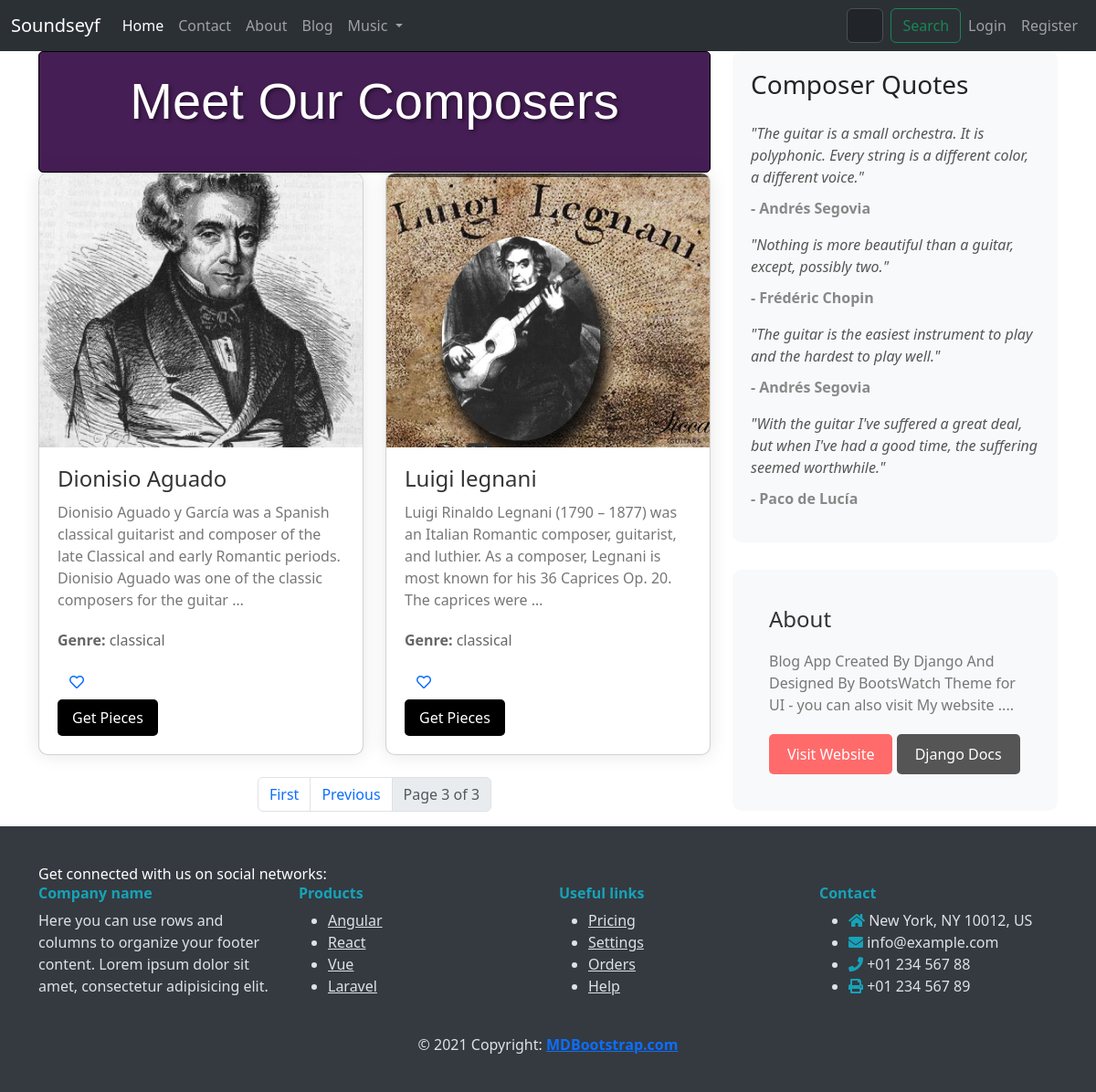
Page /music/composers?page=3 on the earlier database version.
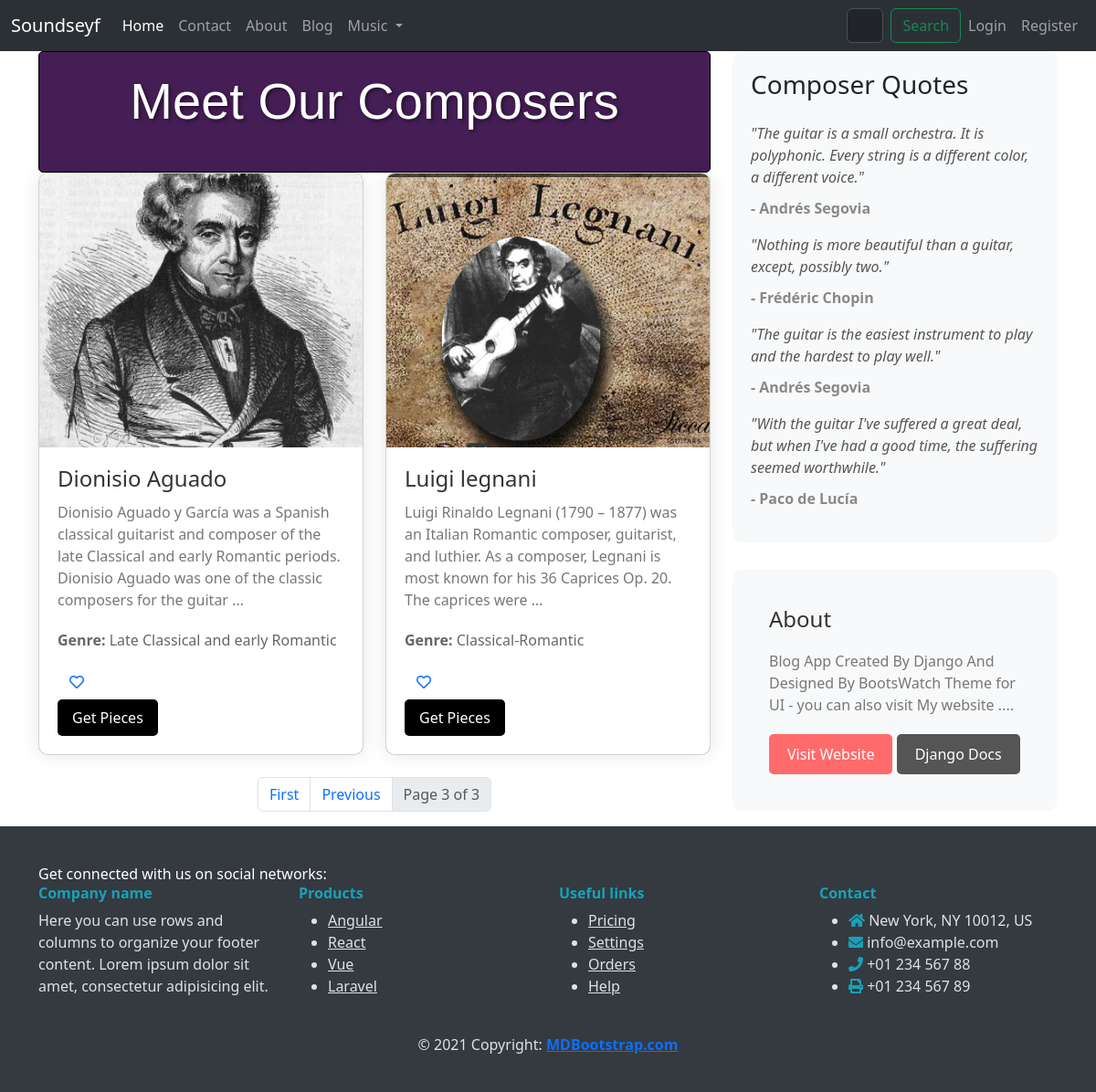
Same page on the later database version.
### music/models.py (models this page shows, shortened)
class Composer(models.Model):
    name = models.CharField(max_length=255,null=True,blank=True)
    biography = models.TextField(null=True, blank=True)
    image = models.ImageField(upload_to="Composers/" , default="default.jpg")
    genre = models.CharField(max_length=255,null=True,blank=True)
    nationality = models.CharField(blank=True,null=True,max_length=255)

### music/views.py (the view)
# urls.py: path('composers',ComposersView , name="composers" ),
def ComposersView(request):
    composers = Composer.objects.all()
    p = Paginator(composers,10)
    try:
        page_number = request.GET.get('page')
        composers = p.get_page(page_number)
    except EmptyPage:
        composers = composers.get_page(1)
    except PageNotAnInteger:
        composers = composers.get_page(1)
    if request.user.is_authenticated:
         favorited_composer_ids = set(request.user.favoritecomposer_set.values_list('composer__id', flat=True))
         context = {"composers": composers, "favorited_composer_ids": favorited_composer_ids}
         return render(request,'music/composers.html',context)
    else:
         context = {"composers": composers}
         return render(request,'music/composers.html',context)

### templates/music/composers.html (shortened to what this page needs)
{% extends "base.html" %}
{% load static %}
{% load thumbnail %}
{% block content %}
<div class="container">
  <div class="row">
    <div class="col-md-8">
      <div style="background-color: #461e56; border: 1px solid #000000; border-radius: 5px; padding: 20px;">
        <h2 class="card-title text-center mb-4" style="font-size: 3.5rem; font-family: 'Oswald', sans-serif; color: #ffffff; text-shadow: 2px 2px 4px rgba(0, 0, 0, 0.5);">Meet Our Composers</h2>
    </div>      <div class="row">
        {% for composer in composers %}
        <div class="col-md-6 mb-4">
          <div class="card composer-card">
            <img src="{% thumbnail composer.image "600x400" crop="center" as im %}{{ im.url }}{% endthumbnail %}"
              alt="{{ composer.name }}" class="card-img-top composer-image">
            <div class="composer-details">
              <a style="text-decoration: none;" href="{% url 'music:pieces' cid=composer.id %}"><h3 class="card-title composer-name">{{ composer.name }}</h3></a>
              <p class="card-text composer-bio">{{ composer.biography|truncatewords:30 }}</p>
              <p class="composer-genre"><strong>Genre:</strong> {{ composer.genre }}</p>
              <form action="{% url 'music:Favorites' composer_id=composer.id %}" method="post">
                <button type="submit" class="btn btn-link composer-like-button" aria-label="Favorite Composer">
                  {% if composer.id in favorited_composer_ids %}
                    <i class="fas fa-heart text-danger"></i>
                  {% else %}
                    <i class="far fa-heart"></i>
                  {% endif %}
                </button>
              </form>
              <a href="{% url 'music:pieces' cid=composer.id %}"
                class="btn btn-primary composer-button">Get Pieces</a>
            </div>
          </div>
        </div>
        {% endfor %}
      </div>
      <nav aria-label="Pagination">
        <ul class="pagination justify-content-center">
          {% if composers.has_previous %}
          <li class="page-item">
            <a class="page-link" href="?page=1">First</a>
          </li>
          <li class="page-item">
            <a class="page-link" href="?page={{ composers.previous_page_number }}">Previous</a>
          </li>
          {% endif %}
          <li class="page-item disabled">
            <a class="page-link" href="#">Page {{ composers.number }} of {{ composers.paginator.num_pages }}</a>
          </li>
        </ul>
      </nav>
    </div>
    <div class="col-md-4">
      <div class="quote-card">
        <h3 class="mb-4">Composer Quotes</h3>
        <ul class="list-unstyled">
          <li>
            <p class="quote-text">"The guitar is a small orchestra. It is polyphonic. Every string is a different color, a different voice."</p>
            <p class="quote-author">- Andrés Segovia</p>
          </li>
          <li>
            <p class="quote-text">"Nothing is more beautiful than a guitar, except, possibly two."</p>
            <p class="quote-author">- Frédéric Chopin</p>
          </li>
          <li>
            <p class="quote-text">"The guitar is the easiest instrument to play and the hardest to play well."</p>
            <p class="quote-author">- Andrés Segovia</p>
          </li>
          <li>
            <p class="quote-text">"With the guitar I've suffered a great deal, but when I've had a good time, the suffering seemed worthwhile."</p>
            <p class="quote-author">- Paco de Lucía</p>
          </li>
        </ul>
      </div>
      <div class="about-section">
        <h3 class="about-header">About</h3>
        <p class="about-text">Blog App Created By Django And Designed By BootsWatch Theme for UI - you can also visit My website ....</p>
        <a href="https://bekbrace.com" class="btn btn-danger visit-website-button">Visit Website</a>
        <a href="https://docs.djangoproject.com/en/3.1" class="btn btn-secondary visit-website-button" style="background-color: #555;">Django Docs</a>
      </div>
    </div>
  </div>
</div>
{% endblock %}

### templates/base.html (shortened to what this page needs)
{% load static %}
{% load thumbnail %}
<!doctype html>
<html lang="en">
<head>
    <link href="https://cdn.jsdelivr.net/npm/bootstrap@5.3.3/dist/css/bootstrap.min.css" rel="stylesheet"
>
    <link rel="stylesheet" href="{% static 'css/footer.css' %}">
    <link rel="stylesheet" href="https://cdnjs.cloudflare.com/ajax/libs/font-awesome/5.15.4/css/all.min.css">
</head>
<body data-bs-theme="light">
    <nav class="navbar navbar-expand-lg bg-body-tertiary" data-bs-theme="dark">
        <div class="container-fluid">
            <a class="navbar-brand" href="{% url 'website:index' %}">Soundseyf</a>
            <div class="collapse navbar-collapse" id="navbarSupportedContent">
                <ul class="navbar-nav me-auto mb-2 mb-lg-0">
                    <li class="nav-item">
                        <a class="nav-link active" aria-current="page" href="{% url 'website:index' %}">Home</a>
                    </li>
                    <li class="nav-item">
                        <a class="nav-link" href="{% url 'website:contact' %}">Contact</a>
                    </li>
                    <li class="nav-item">
                        <a class="nav-link" href="{% url 'website:about' %}">About</a>
                    </li>
                    <li class="nav-item">
                        <a class="nav-link" href="{% url 'blog:blog-home' %}">Blog</a>
                    </li>
                    <li class="nav-item dropdown">
                        <a class="nav-link dropdown-toggle" href="#" role="button" data-bs-toggle="dropdown"
                            aria-expanded="false">
                            Music
                        </a>
                    </li>
                </ul>
                <form style="padding-left: 45%;" method="get" class="d-flex me-auto" role="search"
                    action="{% url 'music:search' %}">
                    <input class="form-control me-2" name="s" type="search" placeholder="Search Composer fullname"
                        aria-label="Search" list="composer-list">
                    <button class="btn btn-outline-success" type="submit">Search</button>
                </form>
                <ul class="navbar-nav ms-auto">
                    {% if request.user.is_authenticated %}
                    <li class="nav-item dropdown">
                        <a class="nav-link dropdown-toggle" href="#" id="userDropdown" role="button"
                            data-bs-toggle="dropdown" aria-expanded="false">
                            {{ request.user.username }}
                        </a>
                        <ul class="dropdown-menu dropdown-menu-end" aria-labelledby="userDropdown">
                            <li><a class="dropdown-item" href="{% url 'music:Likes' %}">Favorites</a></li>
                            <li>
                                <hr class="dropdown-divider">
                            </li>
                            <li><a class="dropdown-item" href="{% url 'accounts:logout' %}">Logout</a></li>
                        </ul>
                    </li>
                    {% else %}
                    <li class="nav-item">
                        <a class="nav-link btn btn-primary" href="{% url 'accounts:login' %}">Login</a>
                    </li>
                    <li class="nav-item">
                        <a class="nav-link btn btn-success" href="{% url 'accounts:register' %}">Register</a>
                    </li>
                    {% endif %}
                </ul>
            </div>
        </div>
    </nav>
    {% block content %}
    {% endblock content %}
    <footer class="special-footer">
        <section class="social-media-section">
            <div class="container">
                <div class="row justify-content-center align-items-center">
                    <div class="col-lg-6 text-lg-start">
                        <p class="social-media-text">Get connected with us on social networks:</p>
                    </div>
                </div>
            </div>
        </section>
        <section class="links-section">
            <div class="container">
                <div class="row">
                    <div class="col-md-3 col-lg-3 col-xl-3 mb-4">
                        <h6 class="footer-heading">Company name</h6>
                        <p>Here you can use rows and columns to organize your footer content. Lorem ipsum dolor sit
                            amet, consectetur adipisicing elit.</p>
                    </div>
                    <div class="col-md-3 col-lg-3 col-xl-3 mb-4">
                        <h6 class="footer-heading">Products</h6>
                        <ul class="footer-links">
                            <li><a href="#!">Angular</a></li>
                            <li><a href="#!">React</a></li>
                            <li><a href="#!">Vue</a></li>
                            <li><a href="#!">Laravel</a></li>
                        </ul>
                    </div>
                    <div class="col-md-3 col-lg-3 col-xl-3 mb-4">
                        <h6 class="footer-heading">Useful links</h6>
                        <ul class="footer-links">
                            <li><a href="#!">Pricing</a></li>
                            <li><a href="#!">Settings</a></li>
                            <li><a href="#!">Orders</a></li>
                            <li><a href="#!">Help</a></li>
                        </ul>
                    </div>
                    <div class="col-md-3 col-lg-3 col-xl-3 mb-4">
                        <h6 class="footer-heading">Contact</h6>
                        <ul class="footer-contact">
                            <li><i class="fas fa-home"></i> New York, NY 10012, US</li>
                            <li><i class="fas fa-envelope"></i> info@example.com</li>
                            <li><i class="fas fa-phone"></i> +01 234 567 88</li>
                            <li><i class="fas fa-print"></i> +01 234 567 89</li>
                        </ul>
                    </div>
                </div>
            </div>
        </section>
        <section class="copyright-section">
            <div class="container text-center">
                <p class="mb-0">© 2021 Copyright: <a href="https://mdbootstrap.com/" class="fw-bold">MDBootstrap.com</a>
                </p>
            </div>
        </section>
    </footer>
</body>
</html>
{% load sweetify %}

### statics/css/footer.css (style rules this page uses)
.special-footer { background-color: #343a40; color: #dee2e6; padding-top: 40px; padding-bottom: 40px; }
.social-media-text { margin-bottom: 0; color: #fff; }
.footer-heading { font-weight: bold; color: #17a2b8; }
.footer-links a, .footer-contact a { color: #dee2e6; }
.footer-contact i { color: #17a2b8; }
.special-footer { position: relative; }

### templates/music/composers.html (style rules this page uses)
.composer-card { background-color: #fff; border-radius: 10px; box-shadow: 0 0 20px rgba(0, 0, 0, 0.1); overflow: hidden; transition: transform 0.3s ease; }
.composer-image { width: 100%; height: 300px; object-fit: cover; }
.composer-details { padding: 20px; }
.composer-name { font-size: 1.5rem; color: #333; margin-bottom: 10px; }
.composer-genre { font-size: 1rem; color: #666; margin-bottom: 15px; }
.composer-bio { font-size: 1rem; color: #777; margin-bottom: 20px; }
.composer-button { background-color: #000000; color: #fff; border: none; padding: 8px 16px; border-radius: 5px; font-size: 1rem; transition: background-color 0.3s ease; }
.quote-card { background-color: #f8f9fa; border-radius: 10px; padding: 20px; margin-bottom: 20px; }
.quote-text { font-style: italic; color: #555; margin-bottom: 10px; }
.quote-author { font-weight: bold; color: #888; }
.about-section { background-color: #f8f9fa; padding: 40px; border-radius: 10px; margin-top: 30px; }
.about-header { font-size: 1.5rem; color: #333; margin-bottom: 20px; }
.about-text { font-size: 1rem; color: #777; margin-bottom: 20px; }
.visit-website-button { background-color: #ff6b6b; color: #fff; border: none; padding: 10px 20px; border-radius: 5px; font-size: 1rem; transition: background-color 0.3s ease; }

Differences in the rows shown:
changed Composer "Dionisio Aguado": genre "classical" → "Late Classical and early Romantic"
changed Composer "Luigi legnani": genre "classical" → "Classical-Romantic"
